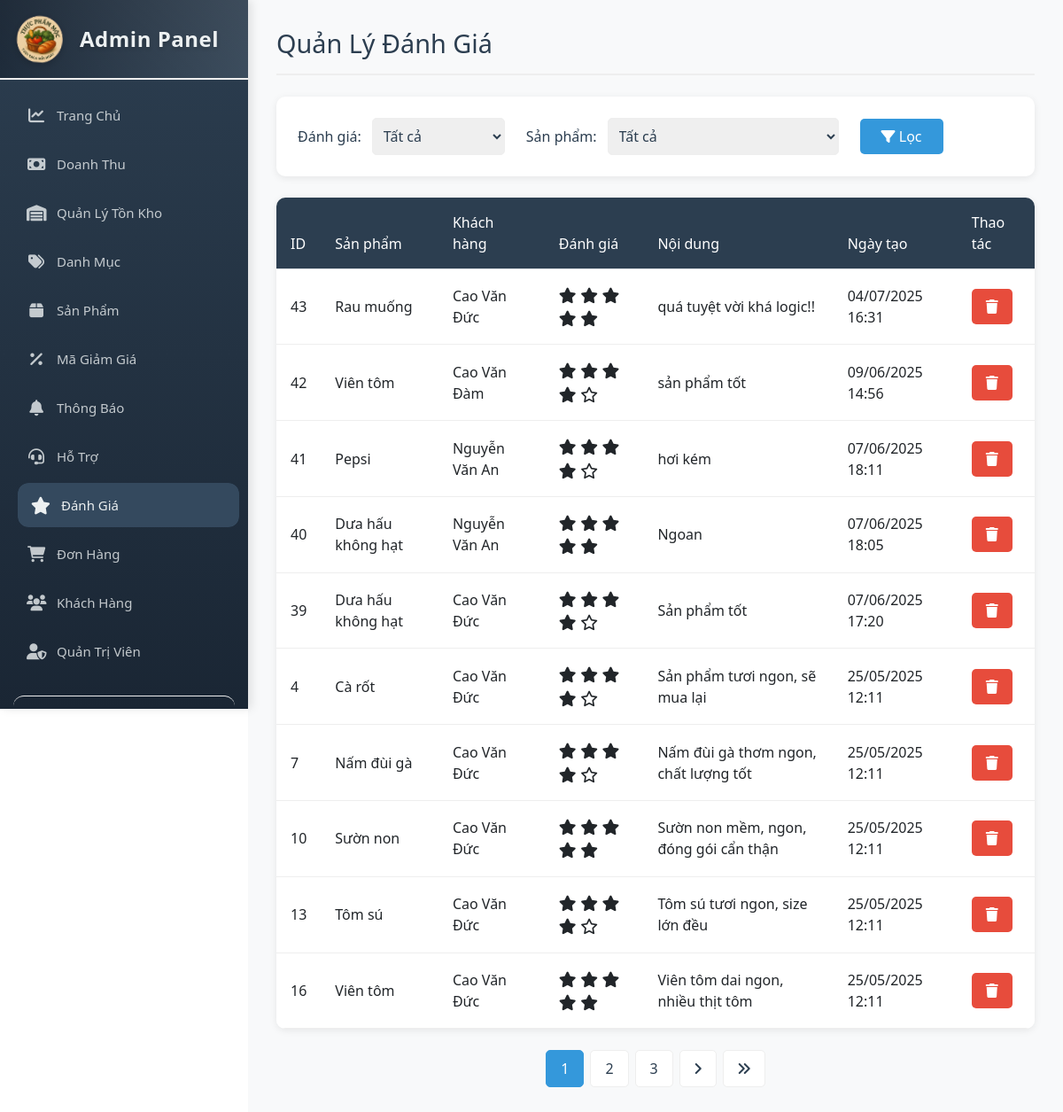
The app's page /admin/reviews.php (signed in) with its own data.
### tables this page shows
CREATE TABLE `product_reviews` (
  `review_id` int(11) NOT NULL AUTO_INCREMENT,
  `product_id` int(11) NOT NULL,
  `customer_id` int(11) NOT NULL,
  `rating` int(1) NOT NULL CHECK (`rating` >= 1 and `rating` <= 5),
  `comment` text DEFAULT NULL,
  `created_at` timestamp NOT NULL DEFAULT current_timestamp(),
  `updated_at` timestamp NOT NULL DEFAULT current_timestamp() ON UPDATE current_timestamp(),
  PRIMARY KEY (`review_id`),
  UNIQUE KEY `unique_customer_product_review` (`customer_id`,`product_id`),
  KEY `product_id` (`product_id`),
  KEY `customer_id` (`customer_id`),
  CONSTRAINT `product_reviews_ibfk_1` FOREIGN KEY (`product_id`) REFERENCES `products` (`product_id`) ON DELETE CASCADE,
  CONSTRAINT `product_reviews_ibfk_2` FOREIGN KEY (`customer_id`) REFERENCES `customers` (`customer_id`) ON DELETE CASCADE
);

CREATE TABLE `products` (
  `product_id` int(11) NOT NULL AUTO_INCREMENT,
  `subcategory_id` int(11) NOT NULL,
  `name` varchar(255) NOT NULL,
  `description` text DEFAULT NULL,
  `origin` varchar(255) DEFAULT NULL,
  `price` decimal(10,2) NOT NULL,
  `image_url` varchar(255) DEFAULT NULL,
  `stock_quantity` int(11) DEFAULT 0,
  `sold_quantity` int(11) DEFAULT 0,
  `created_at` timestamp NOT NULL DEFAULT current_timestamp(),
  `updated_at` timestamp NOT NULL DEFAULT current_timestamp() ON UPDATE current_timestamp(),
  PRIMARY KEY (`product_id`),
  KEY `subcategory_id` (`subcategory_id`),
  CONSTRAINT `products_ibfk_1` FOREIGN KEY (`subcategory_id`) REFERENCES `subcategories` (`subcategory_id`)
);

CREATE TABLE `customers` (
  `customer_id` int(11) NOT NULL AUTO_INCREMENT,
  `username` varchar(50) NOT NULL,
  `password` varchar(255) NOT NULL,
  `name` varchar(255) NOT NULL,
  `email` varchar(255) NOT NULL,
  `phone_number` varchar(20) DEFAULT NULL,
  `address` text DEFAULT NULL,
  `created_at` timestamp NOT NULL DEFAULT current_timestamp(),
  `updated_at` timestamp NOT NULL DEFAULT current_timestamp() ON UPDATE current_timestamp(),
  PRIMARY KEY (`customer_id`),
  UNIQUE KEY `username` (`username`),
  UNIQUE KEY `email` (`email`)
);

### admin/reviews.php (the view, shortened to what this page needs)
<?php
require_once 'sidebar.php';
require_once '../config/db_connect.php';
$items_per_page = 10;
$page = isset($_GET['page']) ? (int)$_GET['page'] : 1;
$offset = ($page - 1) * $items_per_page;
$where_clause = "1=1";
$params = array();
$types = "";
$count_query = "SELECT COUNT(*) as total FROM product_reviews pr WHERE $where_clause";
$count_stmt = $conn->prepare($count_query);
$count_stmt->execute();
$total_items = $count_stmt->get_result()->fetch_assoc()['total'];
$total_pages = ceil($total_items / $items_per_page);
$query = "SELECT pr.*, p.name as product_name, c.name as customer_name
          FROM product_reviews pr
          JOIN products p ON pr.product_id = p.product_id
          JOIN customers c ON pr.customer_id = c.customer_id
          WHERE $where_clause
          ORDER BY pr.created_at DESC
          LIMIT ? OFFSET ?";
$stmt = $conn->prepare($query);
if (!empty($params)) {
    $types .= "ii";
    $params[] = $items_per_page;
    $params[] = $offset;
    $stmt->bind_param($types, ...$params);
} else {
    $stmt->bind_param("ii", $items_per_page, $offset);
}
$stmt->execute();
$reviews = $stmt->get_result()->fetch_all(MYSQLI_ASSOC);
?>
<!DOCTYPE html>
<html lang="vi">
<head>
    <link href="https://cdn.jsdelivr.net/npm/bootstrap@5.3.0/dist/css/bootstrap.min.css" rel="stylesheet">
    <link rel="stylesheet" href="https://cdnjs.cloudflare.com/ajax/libs/font-awesome/6.0.0/css/all.min.css">
</head>
<body>
    <div class="reviews-container">
        <h1>Quản Lý Đánh Giá</h1>
        <div class="filters">
            <form method="GET" action="">
                <div class="filter-group">
                    <label for="rating">Đánh giá:</label>
                    <select name="rating" id="rating">
                        <option value="">Tất cả</option>
                    </select>
                </div>
                <div class="filter-group">
                    <label for="product_id">Sản phẩm:</label>
                    <select name="product_id" id="product_id">
                        <option value="">Tất cả</option>
                    </select>
                </div>
                <button type="submit" class="btn-filter">
                    <i class="fas fa-filter"></i> Lọc
                </button>
            </form>
        </div>
        <div class="reviews-table">
            <table class="table table-hover mb-0">
                <thead>
                    <tr>
                        <th>ID</th>
                        <th>Sản phẩm</th>
                        <th>Khách hàng</th>
                        <th>Đánh giá</th>
                        <th>Nội dung</th>
                        <th>Ngày tạo</th>
                        <th>Thao tác</th>
                    </tr>
                </thead>
                <tbody>
                    <?php foreach($reviews as $review): ?>
                        <tr>
                            <td><?= $review['review_id'] ?></td>
                            <td><?= htmlspecialchars($review['product_name']) ?></td>
                            <td><?= htmlspecialchars($review['customer_name']) ?></td>
                            <td class="rating">
                                <?php for($i = 0; $i < $review['rating']; $i++): ?>
                                    <i class="fas fa-star"></i>
                                <?php endfor; ?>
                                <?php for($i = $review['rating']; $i < 5; $i++): ?>
                                    <i class="far fa-star"></i>
                                <?php endfor; ?>
                            </td>
                            <td><?= htmlspecialchars($review['comment']) ?></td>
                            <td><?= date('d/m/Y H:i', strtotime($review['created_at'])) ?></td>
                            <td>
                                <form method="POST" style="display: inline;" onsubmit="return confirm('Bạn có chắc chắn muốn xóa đánh giá này?');">
                                    <button type="submit" name="delete_review" class="btn-delete">
                                        <i class="fas fa-trash"></i>
                                    </button>
                                </form>
                            </td>
                        </tr>
                    <?php endforeach; ?>
                </tbody>
            </table>
        </div>
        <?php if($total_pages > 1): ?>
            <nav aria-label="Page navigation">
                <ul class="pagination">
                    <?php
                    $start_page = max(1, $page - 2);
                    $end_page = min($total_pages, $page + 2);
                    for($i = $start_page; $i <= $end_page; $i++):
                    ?>
                        <li class="page-item <?= $i == $page ? 'active' : '' ?>">
                            <a class="page-link" href="?page=<?= $i ?><?= isset($_GET['rating']) ? '&rating='.$_GET['rating'] : '' ?><?= isset($_GET['product_id']) ? '&product_id='.$_GET['product_id'] : '' ?>">
                                <?= $i ?>
                            </a>
                        </li>
                    <?php endfor; ?>
                    <?php if($page < $total_pages): ?>
                        <li class="page-item">
                            <a class="page-link" href="?page=<?= $page+1 ?><?= isset($_GET['rating']) ? '&rating='.$_GET['rating'] : '' ?><?= isset($_GET['product_id']) ? '&product_id='.$_GET['product_id'] : '' ?>">
                                <i class="fas fa-angle-right"></i>
                            </a>
                        </li>
                        <li class="page-item">
                            <a class="page-link" href="?page=<?= $total_pages ?><?= isset($_GET['rating']) ? '&rating='.$_GET['rating'] : '' ?><?= isset($_GET['product_id']) ? '&product_id='.$_GET['product_id'] : '' ?>">
                                <i class="fas fa-angle-double-right"></i>
                            </a>
                        </li>
                    <?php endif; ?>
                </ul>
            </nav>
        <?php endif; ?>
    </div>
</body>
</html>

### admin/assets/css/admin-sidebar.css (style rules this page uses)
:root { --primary-color: #2c3e50; --primary-light: #3c526d; --primary-dark: #1a2634; --secondary-color: #34495e; --accent-color: #3498db; --hover-color: #2980b9; --text-light: #ecf0f1; --text-dark: #2c3e50; --border-color: rgba(236, 240, 241, 0.1); --bg-light: #f5f6fa; --bg-dark: #2c3e50; --danger-color: #e74c3c; --success-color: #2ecc71; --menu-item-height: 50px; --transition-speed: 0.3s; --sidebar-width: 280px; }
* { margin: 0; padding: 0; box-sizing: border-box; }
body { font-family: 'Segoe UI', Tahoma, Geneva, Verdana, sans-serif; background-color: var(--bg-light); min-height: 100vh; display: flex; }
table { width: 100%; border-collapse: collapse; margin-bottom: 0; }
th, td { padding: 15px; text-align: left; border-bottom: 1px solid var(--border-color); }
th { background: var(--primary-color); color: var(--text-light); font-weight: 500; }

### admin/reviews.php (style rules this page uses)
:root { --primary-color: #2c3e50; --secondary-color: #34495e; --accent-color: #3498db; --hover-color: #2980b9; --text-light: #ecf0f1; --text-dark: #2c3e50; --border-color: #eee; --bg-light: #f8f9fa; --bg-dark: #2c3e50; --danger-color: #e74c3c; --success-color: #2ecc71; }
body { margin: 0; padding: 0; min-height: 100vh; display: flex; }
.reviews-container { flex: 1; width: calc(100% - var(--sidebar-width)); margin-left: var(--sidebar-width); padding: 2rem; background-color: var(--bg-light); min-height: 100vh; }
.reviews-container h1 { color: var(--text-dark); margin-bottom: 1.5rem; font-size: 1.8rem; border-bottom: 2px solid var(--border-color); padding-bottom: 1rem; }
.filters { margin-bottom: 1.5rem; padding: 1.5rem; background: white; border-radius: 10px; box-shadow: 0 2px 8px rgba(0,0,0,0.08); }
.filters form { display: flex; gap: 1.5rem; align-items: center; flex-wrap: wrap; }
.filter-group { display: flex; align-items: center; gap: 0.75rem; }
.filter-group label { color: var(--text-dark); font-weight: 500; margin-bottom: 0; }
.filter-group select { padding: 0.5rem; border: 1px solid var(--border-color); border-radius: 5px; color: var(--text-dark); min-width: 150px; }
.btn-filter { background: var(--accent-color); color: white; border: none; padding: 0.5rem 1.5rem; border-radius: 5px; cursor: pointer; transition: all 0.3s ease; }
.reviews-table { background: white; border-radius: 10px; overflow: hidden; box-shadow: 0 2px 8px rgba(0,0,0,0.08); }
.reviews-table th { background: var(--primary-color); color: white; padding: 1rem; font-weight: 500; }
.reviews-table td { padding: 1rem; border-bottom: 1px solid var(--border-color); vertical-align: middle; }
.rating { color: #f1c40f; font-size: 1.1rem; }
.btn-delete { background: var(--danger-color); color: white; border: none; padding: 0.5rem 1rem; border-radius: 5px; cursor: pointer; transition: all 0.3s ease; }
.pagination { margin-top: 1.5rem; display: flex; justify-content: center; gap: 0.5rem; }
.pagination .page-item .page-link { color: var(--text-dark); padding: 0.5rem 1rem; border: 1px solid var(--border-color); border-radius: 5px; transition: all 0.3s ease; }
.pagination .page-item.active .page-link { background: var(--accent-color); color: white; border-color: var(--accent-color); }

### records on screen
product_reviews: review_id "43", product.name "Rau muống", customer.name "Cao Văn Đức", rating 5 (drawn), comment "quá tuyệt vời khá logic!!", created_at "04/07/2025 16:31"
product_reviews: review_id "42", product.name "Viên tôm", customer.name "Cao Văn Đàm", rating 4 (drawn), comment "sản phẩm tốt", created_at "09/06/2025 14:56"
product_reviews: review_id "41", product.name "Pepsi", customer.name "Nguyễn Văn An", rating 4 (drawn), comment "hơi kém", created_at "07/06/2025 18:11"
product_reviews: review_id "40", product.name "Dưa hấu không hạt", customer.name "Nguyễn Văn An", rating 5 (drawn), comment "Ngoan", created_at "07/06/2025 18:05"
product_reviews: review_id "39", product.name "Dưa hấu không hạt", customer.name "Cao Văn Đức", rating 4 (drawn), comment "Sản phẩm tốt", created_at "07/06/2025 17:20"
product_reviews: review_id "4", product.name "Cà rốt", customer.name "Cao Văn Đức", rating 4 (drawn), comment "Sản phẩm tươi ngon, sẽ mua lại", created_at "25/05/2025 12:11"
product_reviews: review_id "7", product.name "Nấm đùi gà", customer.name "Cao Văn Đức", rating 4 (drawn), comment "Nấm đùi gà thơm ngon, chất lượng tốt", created_at "25/05/2025 12:11"
product_reviews: review_id "10", product.name "Sườn non", customer.name "Cao Văn Đức", rating 5 (drawn), comment "Sườn non mềm, ngon, đóng gói cẩn thận", created_at "25/05/2025 12:11"
product_reviews: review_id "13", product.name "Tôm sú", customer.name "Cao Văn Đức", rating 4 (drawn), comment "Tôm sú tươi ngon, size lớn đều", created_at "25/05/2025 12:11"
product_reviews: review_id "16", product.name "Viên tôm", customer.name "Cao Văn Đức", rating 5 (drawn), comment "Viên tôm dai ngon, nhiều thịt tôm", created_at "25/05/2025 12:11"
